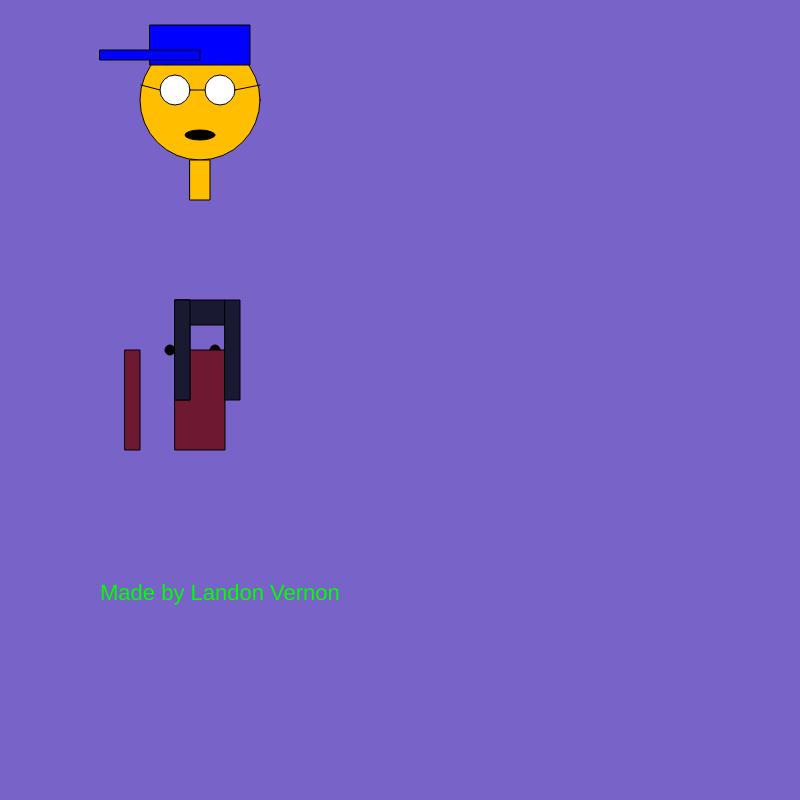
Frame 1 (no input)
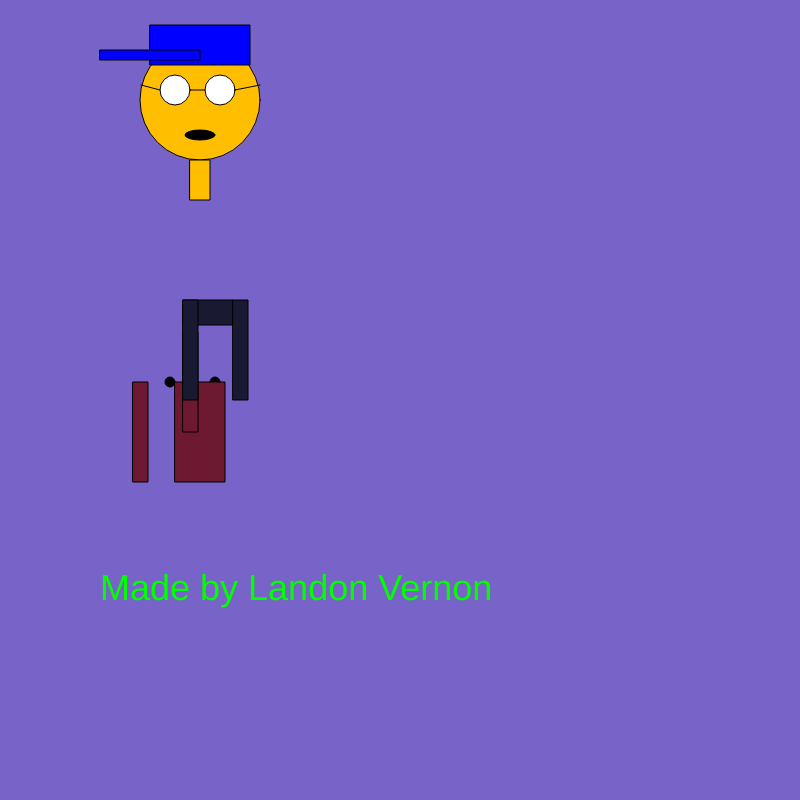
Frame 60 (no input)
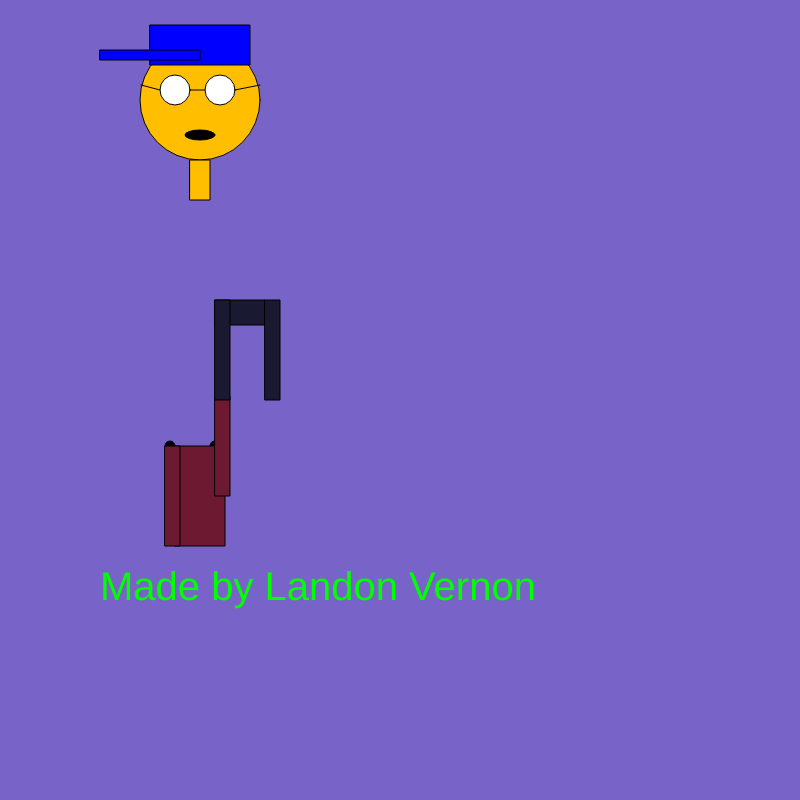
Frame 120 (the mouse pressed at the canvas centre since frame 60)

The p5.js sketch that drew these frames (run headless with seeded random() and noise() and a simulated clock; from frame 60 on, the mouse is pressed at the canvas centre):

// p5.js sketch
// ── sketch.js

var movement;
var x = 175;
var y = 350;
var size = 22;
var count = 0;
var sizeDirection = 2;

function setup() {
    createCanvas(800, 800);
    movement = floor(random() * 10) + 1;
  }



  function draw() {
    background(120,100,200);
    
    //Head
    fill(256,190,0);
    circle(200,100,120);
    
    //Neck
    fill(256,190,0);
    rect(190,160,20,40);
  
    //glasses
    fill(256);
    circle(175,90,30);
    circle(220,90,30);
    line(190, 90, 205, 90);
    line(141, 85, 160, 90);
    line(235, 90, 260, 85);
    
    //eyes
    fill(0);
    circle(170,y,10);
    circle(215,y,10);

    //Mouth
    fill (0,0,0);
    ellipse(200,135,30,10);
    
    //Hat
    fill(0,0,256);
    rect(150, 25, 100, 40);
    rect(100, 50, 100, 10);
    
    //Body
    fill(110, 25 , 50);
    rect(175, y, 50, 100);   

    //Arms
    fill(110, 25 , 50);
    rect(x, y - 50, 15, 100);
    rect(x - 50, y, 15, 100);
    
    //Legs
    fill(25, 25 , 50);
    rect(x, 300, 50, 25);
    rect(x, 300, 15, 100);
    rect(x + 50, 300, 15, 100);

    x += movement;
    if (x >= 350 || x <= 0) {
      movement *= -1;
    }
    y += movement;
    if (y >= 450 || y <= 0) {
      movement *= -1;
    }
    y += movement;
    
    fill(0,256,0);
    textSize(size);
    size+= sizeDirection;
    count++;
    if(count > 10)
    {
        sizeDirection *=-1;
        count = 0;
    }
    text("Made by Landon Vernon",100,600 );
    


  }
